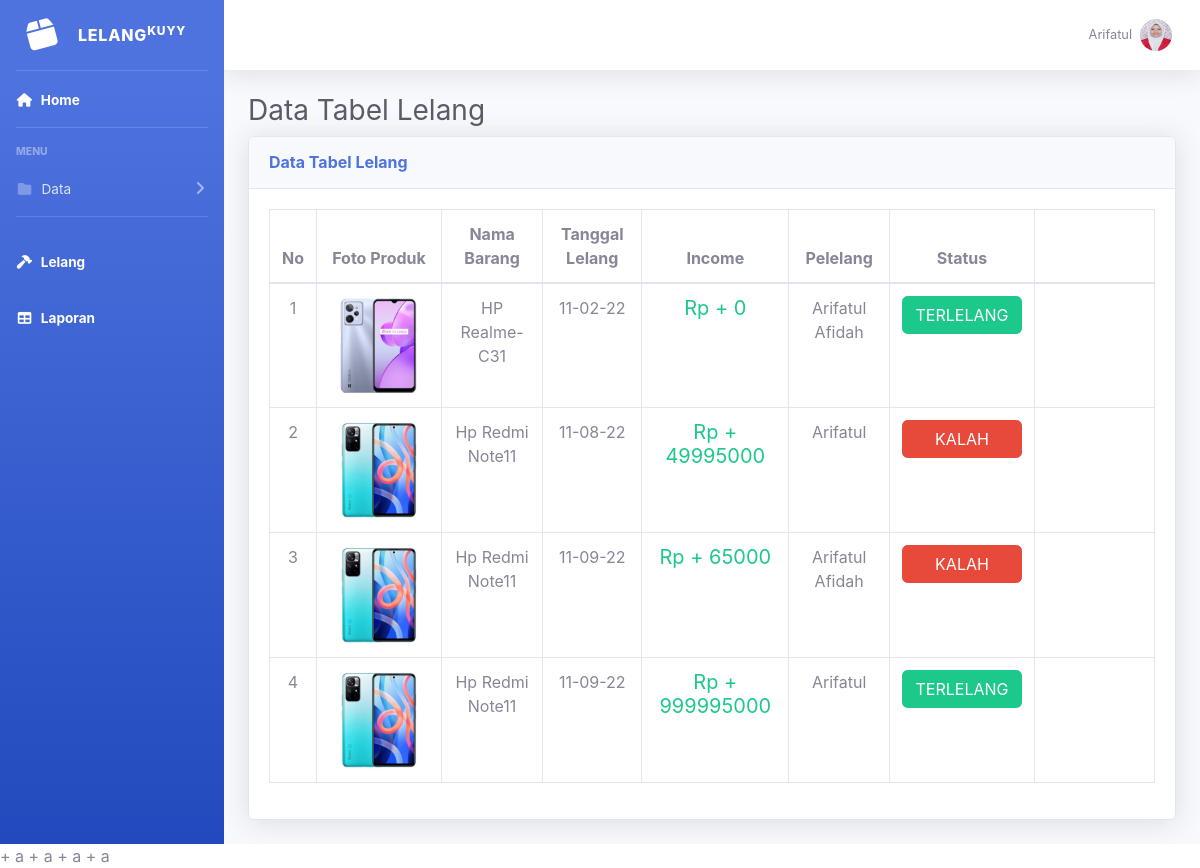
The app's page /petugas/lelang.php (signed in) with its own data.
### tables this page shows
CREATE TABLE `lelang` (
  `id` int(11) NOT NULL,
  `id_barang` int(11) NOT NULL,
  `tgl_lelang` text NOT NULL,
  `harga_akhir` int(11) NOT NULL,
  `id_user` int(11) NOT NULL,
  `status` enum('pending','terlelang','kalah') NOT NULL
);

CREATE TABLE `barang` (
  `id` int(11) NOT NULL,
  `nama_barang` varchar(225) NOT NULL,
  `tgl_daftar` text NOT NULL,
  `tgl_exp` text NOT NULL,
  `harga_awal` int(11) NOT NULL,
  `deskripsi` text NOT NULL,
  `foto_barang` text NOT NULL,
  `status` enum('terbuka','terlelang','tertutup') NOT NULL
);

CREATE TABLE `user` (
  `id` int(11) NOT NULL,
  `nama` varchar(25) NOT NULL,
  `username` varchar(25) NOT NULL,
  `password` varchar(25) NOT NULL,
  `tlpn` varchar(25) NOT NULL
);

### petugas/lelang.php (the view, shortened to what this page needs)
<!DOCTYPE html>
<html lang="en">
<head>
    <link href="../assets/vendor/fontawesome-free/css/all.min.css" rel="stylesheet" type="text/css">
    <link href="../assets/css/sb-admin-2.min.css" rel="stylesheet">
</head>
<body id="page-top">
    <div id="wrapper">
        <ul class="navbar-nav bg-gradient-primary sidebar sidebar-dark accordion" id="accordionSidebar">
            <a class="sidebar-brand d-flex align-items-center justify-content-center" href="index.php">
                <div class="sidebar-brand-icon rotate-n-15">
                <i class="fas fa-fw fa-box"></i>
                </div>
                <div class="sidebar-brand-text mx-3">LELANG<sup>KUYY</sup></div>
            </a>
            <hr class="sidebar-divider my-0">
            <li class="nav-item active">
                <a class="nav-link" href="index.php">
                    <i class="fas fa-fw fa-home"></i>
                    <span>Home</span></a>
            </li>
            <hr class="sidebar-divider">
            <div class="sidebar-heading">
                Menu
            </div>
            <li class="nav-item">
                <a class="nav-link collapsed" href="#" data-toggle="collapse" data-target="#collapseTwo"
                    aria-expanded="true" aria-controls="collapseTwo">
                    <i class="fas fa-fw fa-folder"></i>
                    <span>Data</span>
                </a>
            </li>
                        <hr class="sidebar-divider">
                        <li class="nav-item active">
                <a class="nav-link" href="lelang.php">
                    <i class="fas fa-fw fa-hammer"></i>
                    <span>Lelang</span></a>
            </li>
            <li class="nav-item active">
                <a class="nav-link" href="laporan.php">
                    <i class="fas fa-fw fa-table"></i>
                    <span>Laporan</span></a>
            </li>
        </ul>
        <div id="content-wrapper" class="d-flex flex-column">
            <div id="content">
                <nav class="navbar navbar-expand navbar-light bg-white topbar mb-4 static-top shadow">
                    <ul class="navbar-nav ml-auto">
                        <li class="nav-item dropdown no-arrow">
                            <a class="nav-link dropdown-toggle" href="#" id="userDropdown" role="button"
                                data-toggle="dropdown" aria-haspopup="true" aria-expanded="false">
                                <span class="mr-2 d-none d-lg-inline text-gray-600 small"><?php echo $_SESSION['username']?></span>
                                <img class="img-profile rounded-circle"
                                    src="../assets/img/FotoSMK.JPG">
                            </a>
                        </li>
                    </ul>
                </nav>
               <div class="container-fluid">
                <h1 class="h3 mb-2 text-gray-800">Data Tabel Lelang</h1>
                    <div class="card shadow mb-4">
                        <div class="card-header py-3">
                            <h6 class="m-0 font-weight-bold text-primary">Data Tabel Lelang</h6>
                        </div>
                        <div class="card-body">
                            <div class="table-responsive">
                            <table class="table table-bordered" id="tabel-data" width="100%" cellspacing="0" style="text-align:center">
                                    <thead>
                                        <tr>
                                            <th>No</th>
                                            <th>Foto Produk</th>
                                            <th>Nama Barang</th>
                                            <th>Tanggal Lelang</th>
                                            <th>Income</th>
                                            <th>Pelelang</th>
                                            <th>Status</th>
                                            <th></th>
                                        </tr>
                                    </thead>
                                    <tbody>
                                    <?php
                                    include "../koneksi.php";
                                    $petugas = mysqli_query($conn,"SELECT * FROM lelang");
                                    $no = 0;
                                    while ($data = mysqli_fetch_array($petugas)) {
                                    $no++;
                                    $id = $data['id_barang'];
                                    $sql = mysqli_query($conn,"SELECT * FROM barang where id = $id");
                                    $lelang = mysqli_fetch_array($sql);
                                    $foto_barang = $lelang['foto_barang'];
                                    ?>
                                        <tr>
                                            <td><?php echo $no?></td>
                                            <td><img src="../assets/img/<?php echo $foto_barang ?>" style="width: 100px; text-align:center;" alt=""></td>
                                            <td><?=$lelang['nama_barang']?></td>
                                            <td><?=$data['tgl_lelang']?></td>
                                            <td class="text-success"><?php
                                            $awal = $lelang['harga_awal'];
                                            $akhir = $data['harga_akhir'];
                                            $income = $akhir - $awal;
                                            if ($income < "0") {
                                                ?>
                                                <h5 class="text-danger">Rp <?php
                                                echo $income;
                                                ?>
                                                </h5>
                                                <?php
                                            }else{
                                                ?>
                                                <h5>Rp + <?php
                                                echo $income;
                                                ?>
                                                </h5>
                                                <?php
                                            }
                                            ?>
                                            <td>
                                            <?php $id = $data['id_user'];
                                            $sql = mysqli_query($conn, "SELECT * FROM user WHERE id = '$id'");
                                            $user = mysqli_fetch_array($sql);
                                            echo $user['nama'];
                                            ?></td>
                                            </td>
                                            <td style="width:120px;">
                                                <?php
                                                $status = $data['status'];
                                                if ($status == "pending"){
                                                    ?>
                                                    <div class="btn btn-warning" style="pointer-events: none;width:120px;">PROSES</div>
                                                    <?php
                                                }elseif ($status == "terlelang"){
                                                    ?>
                                                    <div class="btn btn-success" style="pointer-events: none;width:120px;">TERLELANG</div>
                                                    <?php
                                                }else{
                                                    ?>
                                                    <div class="btn btn-danger" style="pointer-events: none;width:120px;">KALAH</div>
                                                    <?php
                                                }
                                                ?>
                                            </td>
                                            <td style="width:120px  ;">
                                            </td>
                                        </tr>
                                        <?php
                                    }
                                    ?>
                                    </tbody>
                                </table>
                            </div>
                        </div>
                    </div>
    </div>
</div>
        </div>
    </div>
</body>
</html>
<?php
                                        include "../koneksi.php";
                                        $kalah = mysqli_query($conn, "SELECT * FROM lelang");
                                        while ($isi = mysqli_fetch_array($kalah)){
                                            echo " + ";
                                            $kalah2 = mysqli_query($conn,"select * from lelang where status='terlelang'");
                                            $row = mysqli_num_rows($kalah2);
                                            if($row > 0 ){
                                                echo " a ";
                                            }else{
                                                echo "";
                                            }
                                        }
?>

### records on screen
lelang: id_barang.foto_barang (picture), id_barang.nama_barang "HP Realme-C31", tgl_lelang "11-02-22", harga_akhir.harga_awal "0", id_user.nama "Arifatul Afidah", status "TERLELANG"
lelang: id_barang.foto_barang (picture), id_barang.nama_barang "Hp Redmi Note11", tgl_lelang "11-08-22", harga_akhir.harga_awal "49995000", id_user.nama "Arifatul", status "KALAH"
lelang: id_barang.foto_barang (picture), id_barang.nama_barang "Hp Redmi Note11", tgl_lelang "11-09-22", harga_akhir.harga_awal "65000", id_user.nama "Arifatul Afidah", status "KALAH"
lelang: id_barang.foto_barang (picture), id_barang.nama_barang "Hp Redmi Note11", tgl_lelang "11-09-22", harga_akhir.harga_awal "999995000", id_user.nama "Arifatul", status "TERLELANG"

### other values on screen
$_SESSION['username'] "Arifatul"
